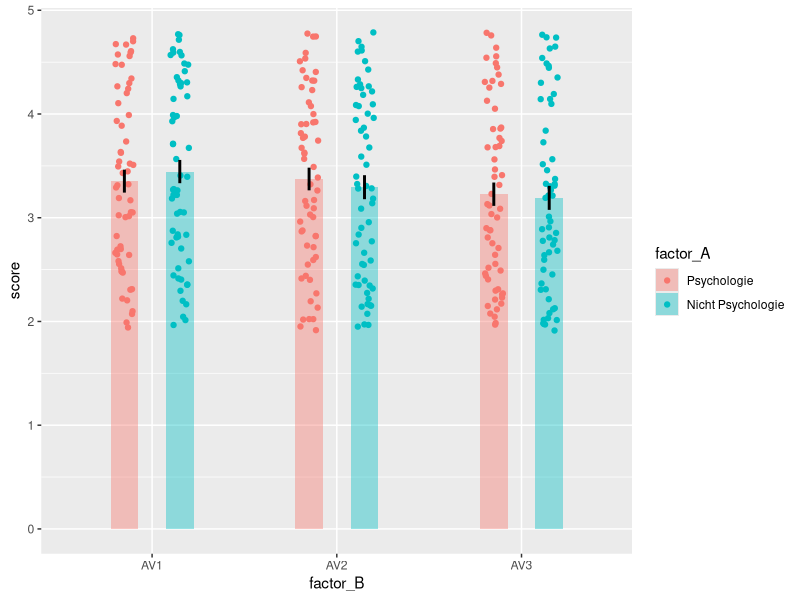
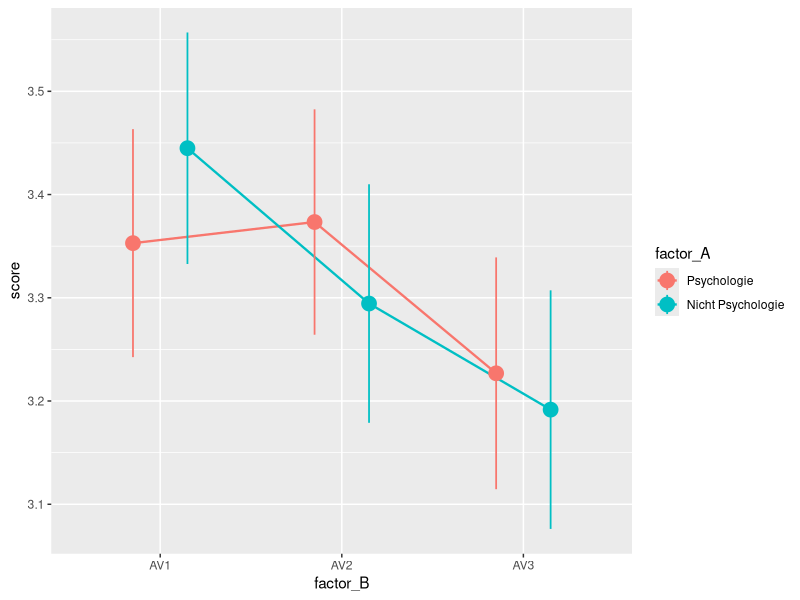
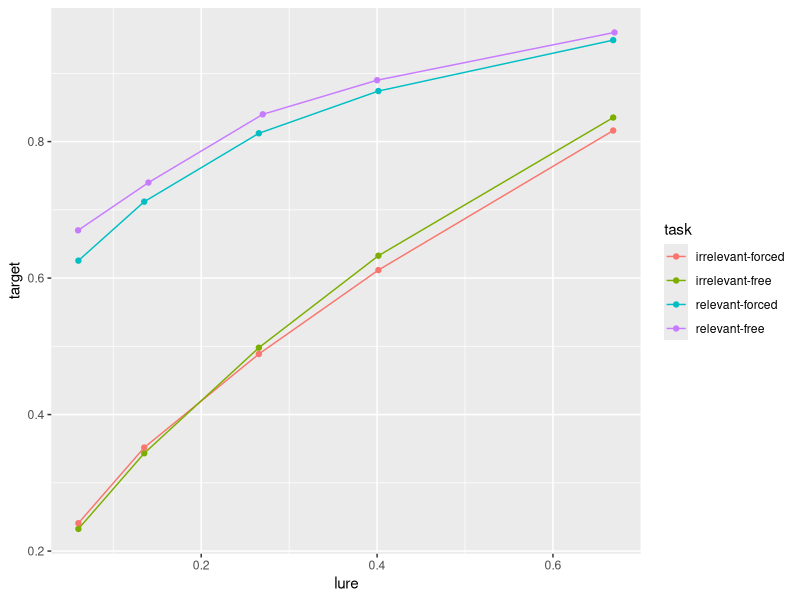
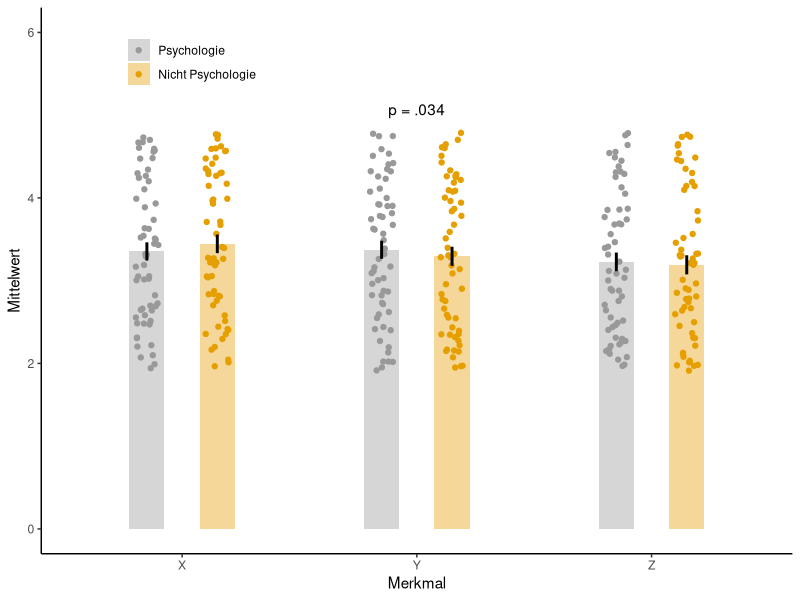
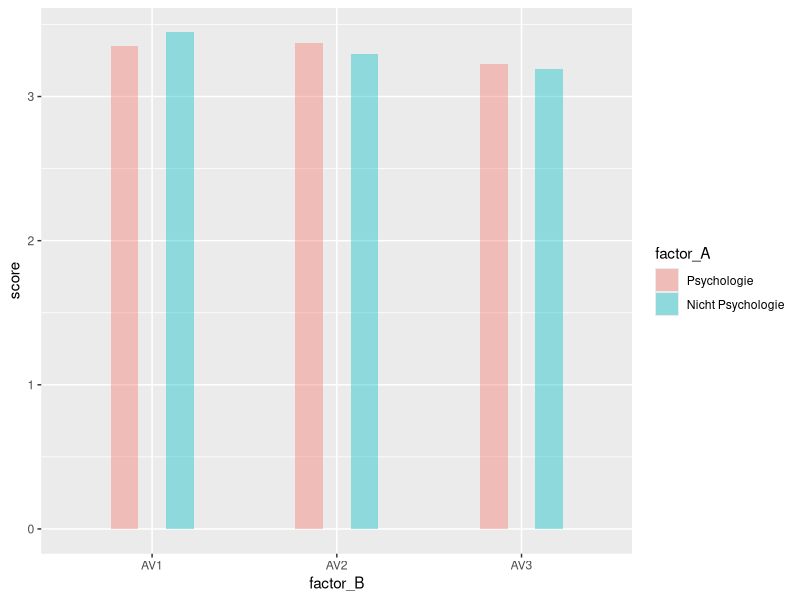
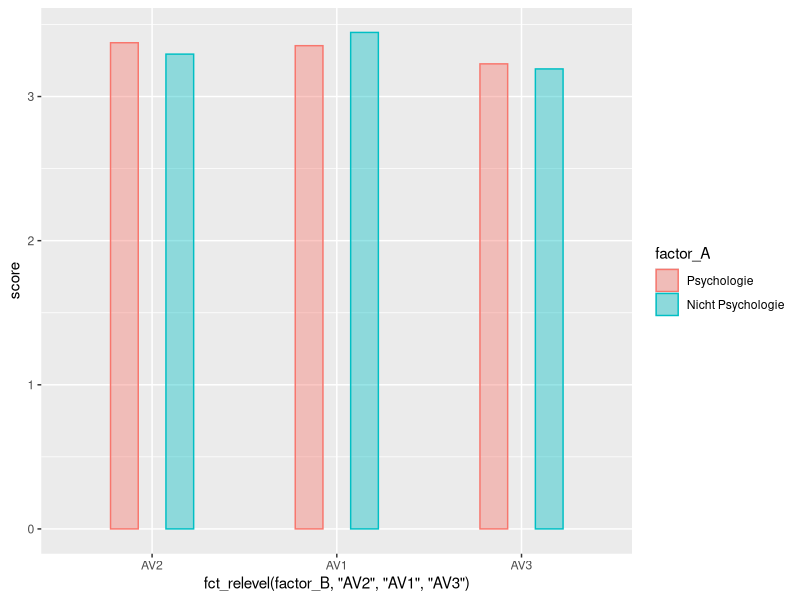
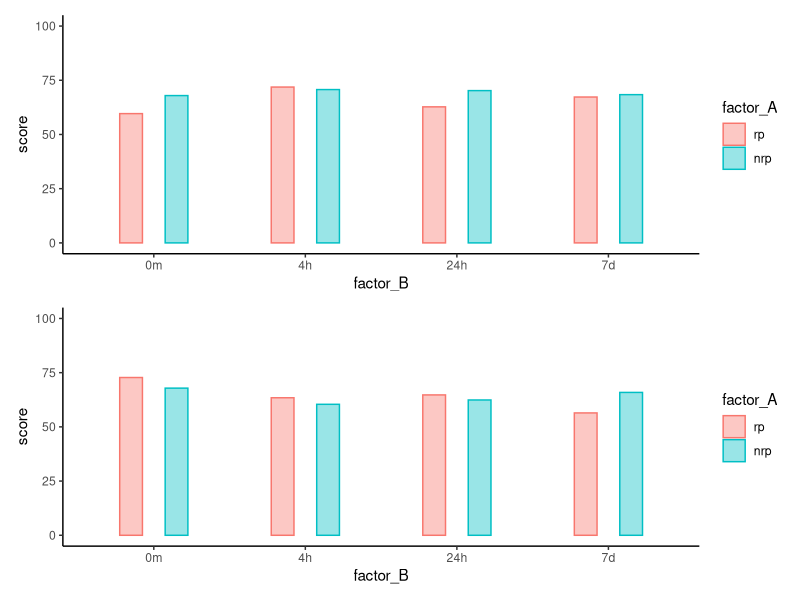
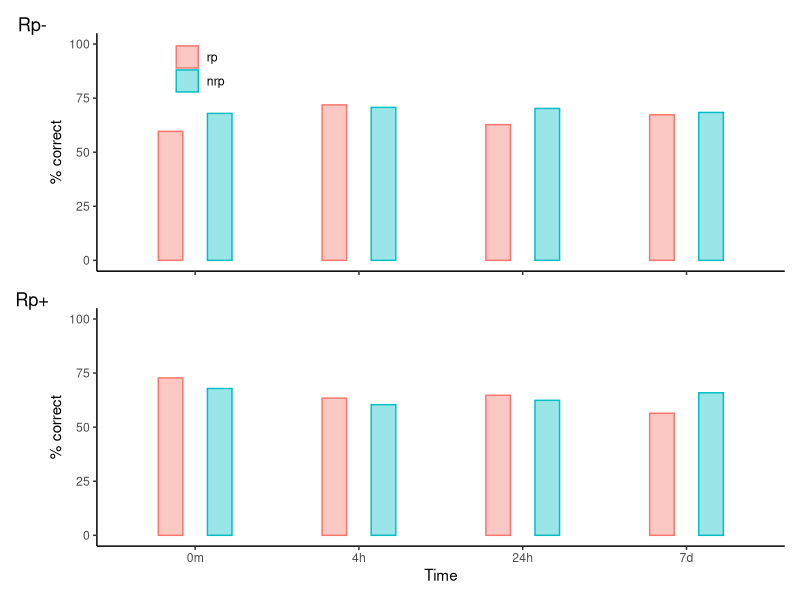

Write R code to recreate these figures, in order.
library(tidyverse)

data_katja <- function(){
  set.seed(5)
  N <- 100
  df = as_tibble(c(data.frame(
    id = as_factor(str_pad(1:(N),2, pad="0")),
    factor_A = as_factor(c(rep('Frau', N/2), rep('Mann', N/2))),
    AV1 = sample(1:7, N, replace = TRUE),
    AV2 = sample(1:7, N, replace = TRUE),
    AV3 = sample(1:7, N, replace = TRUE)))) %>%
    pivot_longer(., AV1:AV3, names_to = 'factor_B', values_to = 'score') %>%
    mutate(factor_B = as_factor(factor_B))
}

data_sofia <- function(){
  set.seed(5)
  N <- 120
  df = as_tibble(c(data.frame(
    id = as_factor(str_pad(1:(N),2, pad="0")),
    factor_A = as_factor(c(rep('rp', N/2), rep('nrp', N/2))),
    factor_B = as_factor(rep(c('0m', '4h', '24h', '7d'), N/4)),
    factor_C = as_factor(c(rep(c('group1', 'group2'), each = N/4))),
    score    = runif(N, 40, 90))))
}

data_sabrina <- function(){
  set.seed(5)
  N <- 118
  df = as_tibble(c(data.frame(
    id = as_factor(str_pad(1:(N),2, pad="0")),
    factor_A = as_factor(c(rep('Psychologie', N/2), rep('Nicht Psychologie', N/2))),
    AV1 = runif(N, 1.9, 4.8),
    AV2 = runif(N, 1.9, 4.8),
    AV3 = runif(N, 1.9, 4.8)))) %>%
    pivot_longer(., AV1:AV3, names_to = 'factor_B', values_to = 'score') %>%
    mutate(factor_B = as_factor(factor_B))
}

data_anushe <- function(){
  set.seed(5)
  N <- 20*3*4
    df = as_tibble(c(data.frame(
      id = as_factor(str_pad(1:(N),2, pad="0")),
      factor_A = as_factor(rep(c('group1', 'group2', 'group3'),each = N/3)),
      factor_B = as_factor(rep(c('pre', 't1', 't2', 't3'), N/4)),
      AV1 = runif(N/3/4, 1, 3) + rep(c(0,1,2), each=N/3),
      AV2 = runif(N/3/4, 1, 3) + rep(c(0,1,2), each=N/3),
      AV3 = runif(N/3/4, 1, 3) + rep(c(0,1,2), each=N/3)))) %>%
      pivot_longer(., AV1:AV3, names_to = 'factor_C', values_to = 'score') %>%
      mutate(factor_C = as_factor(factor_C))
}

data_marina <- function(){
  read_csv2('Froeber2025.csv') %>%
    pivot_longer(., SureTarget:SureLure, 
                 names_to = 'criterionValue', 
                 values_to = 'score') %>%
    pivot_wider(., names_from=type, values_from = score) %>%
    filter(criterionValue != "SureLure")
}

# color-blind friendly palette, see http://www.cookbook-r.com/Graphs/Colors_(ggplot2)/
cbPalette <- c("#999999", "#E69F00", "#56B4E9", 
               "#009E73", "#F0E442", "#0072B2",
               "#D55E00", "#CC79A7")


####### Bar plots =====================================
df   <- data_sabrina() 
ggplot(df, aes(x = factor_B,
               y = score,
               fill  = factor_A,
               group = factor_A)) +
  geom_bar(stat = "summary",
           fun.data = "mean_se",
           width = 0.3,
           position = position_dodge(0.6),
           alpha = 0.4) +
  geom_jitter(aes(color = factor_A),
              size = 1.5,
              position = position_jitterdodge(
                jitter.width = 0.2,
                dodge.width  = 0.6)) +
  geom_linerange(stat = "summary",
                 fun.data = "mean_se",
                 fun.args = list(mult = 1), # 1 SE
                 position = position_dodge(0.6),
                 linewidth = 1,
                 color = 'black')

#### Line plot ======================
ggplot(df, aes(x = factor_B,
               y = score,
               color  = factor_A,
               group = factor_A)) +
  geom_line(stat = "summary",
           fun.data = "mean_se",
           position = position_dodge(0.6),
           linewidth = 0.8) +
  geom_pointrange(stat = "summary",
                 fun.data = "mean_se",
                 fun.args = list(mult = 1), # 1 SE
                 position = position_dodge(0.6),
                 size = 1,
                 linewidth = 0.6)

#### ROC ======================
data = data_marina()
ggplot(data, aes(x = lure, y = target,
                 color = task)) + 
  geom_point() + 
  geom_line(stat = "summary",
            fun.data = "mean_se",
            width = 0.3)

#### Konfektionieren (Beispiel Barplot) ======================
plt1 <- ggplot(df, aes(x = factor_B,
               y = score,
               fill  = factor_A,
               group = factor_A)) +
  geom_bar(stat = "summary",
           fun.data = "mean_se",
           width = 0.3,
           position = position_dodge(0.6),
           alpha = 0.4) +
  geom_jitter(aes(color = factor_A),
              size = 1.5,
              position = position_jitterdodge(
                jitter.width = 0.2,
                dodge.width  = 0.6)) +
  geom_linerange(stat = "summary",
                 fun.data = "mean_se",
                 fun.args = list(mult = 1), # 1 SE
                 position = position_dodge(0.6),
                 linewidth = 1,
                 color = 'black')

plt1 +
  coord_cartesian(ylim = c(0,6)) + 
  scale_fill_manual(values = cbPalette)  +
  scale_color_manual(values = cbPalette) +
  theme_classic() +
  labs(x = "Merkmal", y = "Mittelwert") +
  scale_x_discrete(labels= c("X", "Y", "Z"))  + 
  # scale_x_discrete(labels= c("X", "Y", "Z"),
  #         guide = guide_axis(n.dodge = 2))  + 
  # theme(axis.text.x = element_text(angle = 30, 
  #        vjust = 0.5, hjust=0.5)) +
  theme(legend.position="inside",
        legend.position.inside = c(0.2, 0.9),
        legend.title = element_blank()) +
  annotate("text", 
           x = 2, y = 5,
           label = 'p = .034',
           vjust = 'bottom', hjust = 'center')  
  
### Reihenfolge Kategorien auf x-Achse ================
# Original:
ggplot(df, aes(x = factor_B,
               y = score,
               fill  = factor_A,
               group = factor_A)) +
  geom_bar(stat = "summary",
          fun.data = "mean_se",
          width = 0.3,
          position = position_dodge(0.6),
          alpha = 0.4)

# Modifiziert:
ggplot(df, aes(x = fct_relevel(factor_B,
                    'AV2', 'AV1', 'AV3'),
               y = score,
               color = factor_A,
               fill  = factor_A,
               group = factor_A)) +
  geom_bar(stat = "summary",
           fun.data = "mean_se",
           width = 0.3,
           position = position_dodge(0.6),
           alpha = 0.4)

#### Plots arrangieren ==============================
# mit patchwork 

df <- data_sofia()
makeplots <- function(df_in){
  ggplot(data = df_in, aes(x = factor_B,
                y = score,
                color = factor_A,
                fill  = factor_A,
                group = factor_A)) +
    geom_bar(stat = "summary",
             fun.data = "mean_se",
             width = 0.3,
             position = position_dodge(0.6),
             alpha = 0.4) +
    coord_cartesian(ylim = c(0,100))+
    theme_classic() 
}

splitted_df <- df %>% 
  group_split(factor_C)
myPlots     <- lapply(splitted_df, FUN = makeplots)

library(patchwork)
myPlots[[1]] / myPlots[[2]]

{myPlots[[1]] + 
    theme(axis.title.x = element_blank(),
          axis.text.x = element_blank(),
          legend.position="inside",
          legend.position.inside = c(0.15, 0.85),
          legend.title = element_blank()) +
    labs(tag = 'Rp-', y = '% correct')
} /
{myPlots[[2]] +
      theme(legend.position = 'none') +
      labs(tag = 'Rp+', y = '% correct', x = 'Time')
}

# mit facet_wrap
ggplot(df, aes(x = factor_B,
                         y = score,
                         color = factor_A,
                         fill  = factor_A,
                         group = factor_A)) +
  geom_bar(stat = "summary",
           fun.data = "mean_se",
           width = 0.3,
           position = position_dodge(0.6),
           alpha = 0.4) +
  coord_cartesian(ylim = c(0,100))+
  facet_wrap("factor_C") +
  labs(x = 'Time', y = '% correct') +
  theme_classic() +
  theme(legend.position = c(0.1, 0.85),
        legend.title = element_blank(),
        strip.background = element_blank())
# labels für factor_C am besten im Datensatz korrekt setzen
